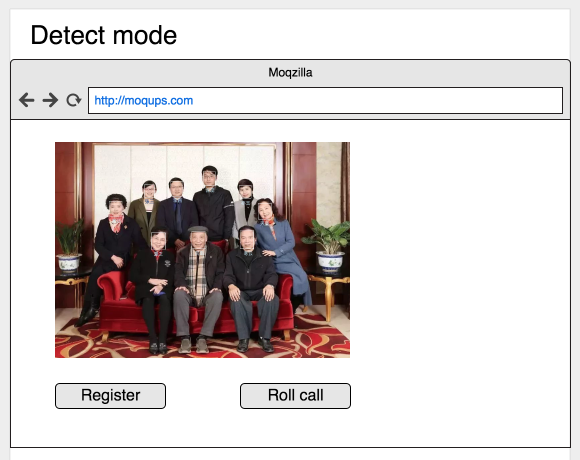
#> input picture de-pics/dp-1.png, 1160 x 920 px (shown at 1/2 size)
$ python detect.py ../de-pics/dp-1.png   (older library calls are emulated)
#> lines starting #> are read from the running program, lines starting #| are printed output that depends on the picture
### test_client/imgUtil.py
from PIL import Image
import cv2
"""Uitil to handle image."""


# Deprecated!!!!!!
# [24 lines left out: function resize_image_bytes, not called in this run]


def resize_image(fileFullName: str) -> str:
    """Reize image function."""
    input = cv2.imread(fileFullName)

    # If it cannot open.
    if input is None:
        return None

    height, width = input.shape[:2]

    print("original size:")
    print(input.shape[:2])
    max_height = 1024
    max_width = 1024

    # only shrink if img is bigger than required
    if max_height < height or max_width < width:
        # get scaling factor
        scaling_factor = max_height / float(height)
        if max_width / float(width) < scaling_factor:
            scaling_factor = max_width / float(width)
        # resize image
        input = cv2.resize(
            input,
            None,
            fx=scaling_factor,
            fy=scaling_factor,
            interpolation=cv2.INTER_AREA)

        print("caled size:")
        print(input.shape[:2])

    return input

### test_client/detect.py
#!/usr/bin/env python
"""Client for detect face with name and indicated rectangle."""
import sys
import json
import requests
import cv2
import imgUtil
import os
from param import base_uri


def detect():
    """Detect face function."""
    img = ""

    # Default interface
    detect_uri = '/detectFacesD'

    dontShow = False

    if len(sys.argv) < 2:
        print("Usage: Please provide [detect method] <fileName>.")
        print("   -c for detectFacesC")
        print("   -d for detectFacesD")
        sys.exit(1)
    else:
        for i in range(1, len(sys.argv)):
            if sys.argv[i].startswith('-c'):
                detect_uri = '/detectFacesC'
            elif sys.argv[i].startswith('-d'):
                detect_uri = '/detectFacesD'
            elif sys.argv[i].startswith('-n'):
                dontShow = True
            else:
                img = sys.argv[i]
                filename_withoutext = os.path.splitext(sys.argv[i])[0]

    # Resize image in order to handle it smoothly
    thumbnail = imgUtil.resize_image(img)
#> in resize_image, input is the input picture: shape (920, 1160, 3); mean B, G, R 207.2, 208.3, 214.9
#| (920, 1160)
#> in resize_image, `input = cv2.resize( input, None, fx=scaling_factor, fy=scaling_factor,..`:
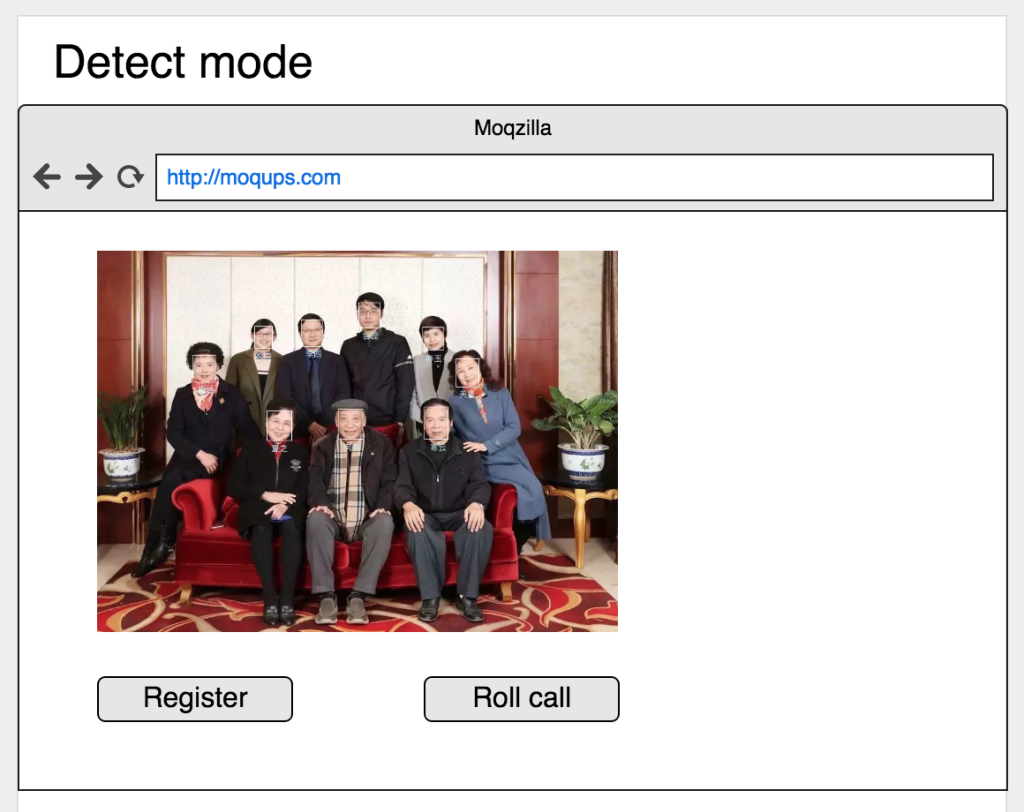
#> input: shape (812, 1024, 3); mean B, G, R 207.2, 208.3, 214.9
#| (812, 1024)
    result = cv2.imencode('.jpg', thumbnail)[1].tostring()
    files = {'file': result}

    response = requests.post(base_uri + detect_uri, files=files)

    # print(response)

    if response.ok:
        result = json.loads(response.content.decode('utf-8'))
        # print(result)

        for f in result[0]["faces"]:
            print(f)
            cv2.rectangle(thumbnail, (f["x1"], f["y1"]),
                          (f["x2"], f["y2"]), (0, 0, 255), 2)
            font = cv2.FONT_HERSHEY_SIMPLEX
            # Add name on top of the rectangle
            poss = f["possibility"]
            cv2.putText(thumbnail, f["id"] + " " + f'{poss:.2f}', (f["x1"], f["y2"] + 30), font,
                        1, (255, 255, 255), 1, cv2.LINE_AA)

        if not dontShow:
            cv2.imshow("image", thumbnail)

        cv2.imwrite(filename_withoutext + "_dt.jpg", thumbnail)

        if not dontShow:
            if cv2.waitKey(0) & 0xFF == ord('q'):
                print("release resoure...")
                cv2.destroyAllWindows()


detect()
#> (the call stopped at in detect, `response = requests.post(base_uri + detect_uri, files=files)`: requests is not available in this run)
